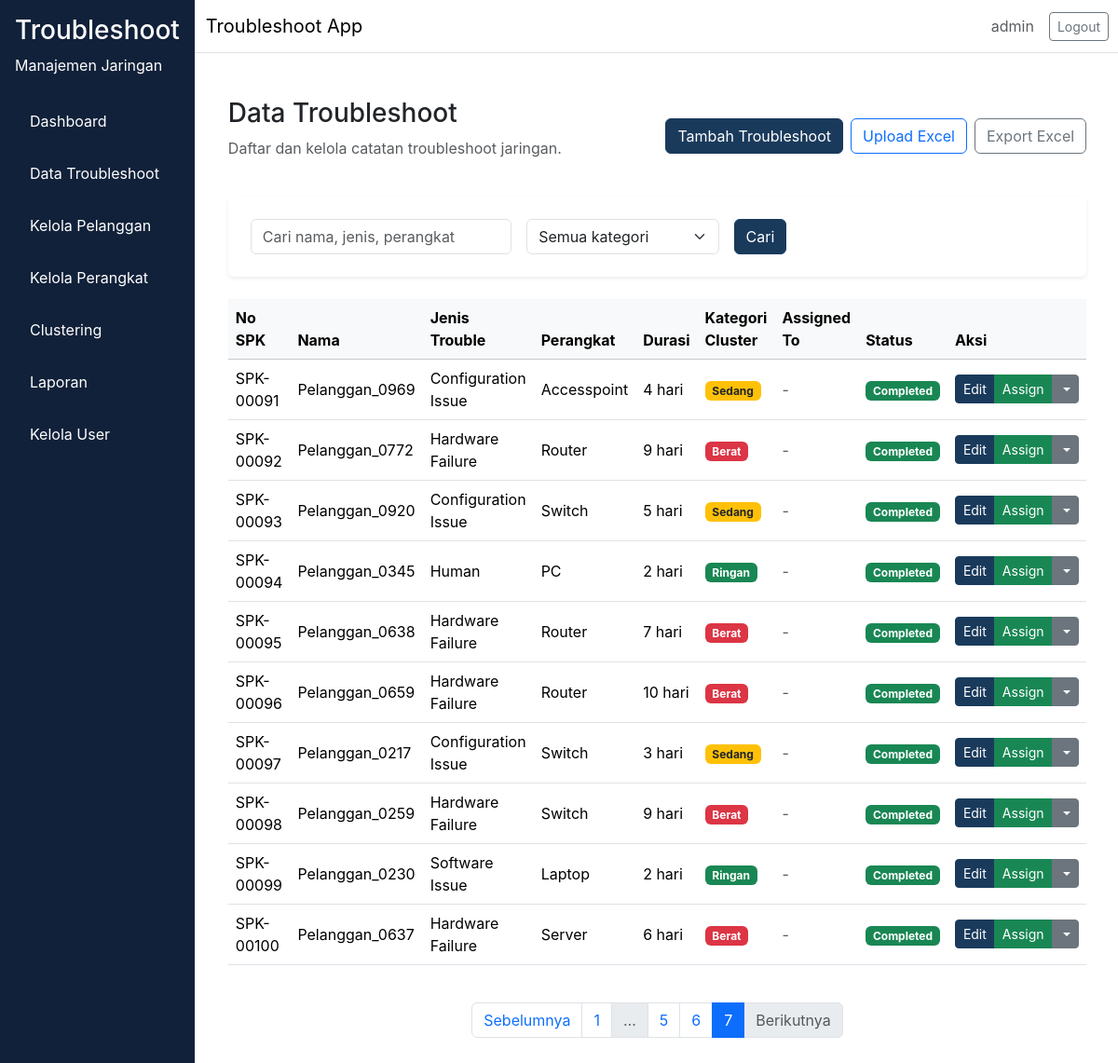
The app's page /troubleshoot/?page=7&search=&kategori= (signed in), older data.
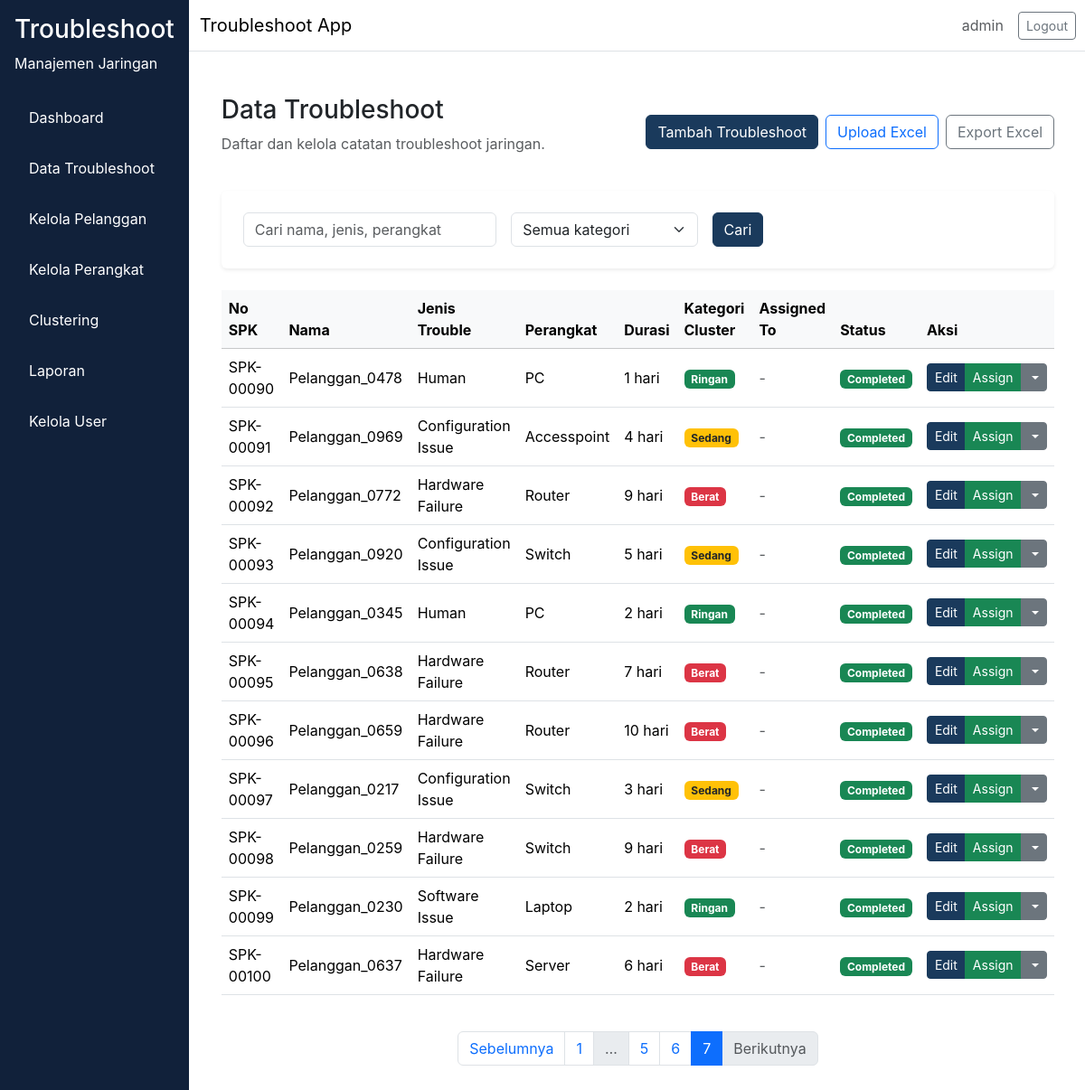
The same page, newer data.
### app/models/troubleshoot.py (models this page shows, shortened)
class Troubleshoot(db.Model):
    __tablename__ = "troubleshoot"
    id = db.Column(db.Integer, primary_key=True)
    no_spk = db.Column(db.String(80), unique=True, nullable=False)
    nama_pelanggan = db.Column(db.String(150), nullable=False)
    informasi_trouble = db.Column(db.Text, nullable=False)
    jenis_trouble = db.Column(db.Enum(JenisTroubleEnum), nullable=False)
    perangkat = db.Column(db.Enum(PerangkatEnum), nullable=False)
    service = db.Column(db.Enum(ServiceEnum), nullable=False)
    tanggal_komplain = db.Column(db.DateTime, nullable=False)
    selesai_pengerjaan = db.Column(db.DateTime, nullable=True)
    durasi_pengerjaan = db.Column(db.Integer, nullable=True)
    keterangan_action = db.Column(db.Text, nullable=True)
    cluster_id = db.Column(db.Integer, nullable=True)
    kategori_cluster = db.Column(db.Enum(KategoriClusterEnum), nullable=True)
    assigned_to = db.Column(db.Integer, db.ForeignKey("user.id"), nullable=True)
    status = db.Column(db.Enum(StatusTroubleEnum), nullable=False, default=StatusTroubleEnum.Pending)
    pelanggan_id = db.Column(db.Integer, db.ForeignKey("pelanggan.id"), nullable=True)
    perangkat_id = db.Column(db.Integer, db.ForeignKey("perangkat.id"), nullable=True)
    created_by = db.Column(db.Integer, db.ForeignKey("user.id"), nullable=False)
    created_at = db.Column(db.DateTime, server_default=db.func.now(), nullable=False)
    updated_at = db.Column(db.DateTime, server_default=db.func.now(), onupdate=db.func.now(), nullable=False)
    user = db.relationship("User", backref=db.backref("troubleshoots", lazy="dynamic"), lazy="select", foreign_keys=[created_by])
    assigned_user = db.relationship("User", backref=db.backref("assigned_troubleshoots", lazy="dynamic"), lazy="select", foreign_keys=[assigned_to])

### app/routes/troubleshoot.py (the view, shortened to what this page needs)
@troubleshoot_bp.route("/")
@login_required
def index():
    page = request.args.get("page", 1, type=int)
    search = request.args.get("search", "", type=str).strip()
    kategori_filter = request.args.get("kategori", "", type=str)
    query = Troubleshoot.query
    if current_user.role.value == "teknisi":
        query = query.filter_by(assigned_to=current_user.id)
    if kategori_filter:
        query = query.filter_by(kategori_cluster=kategori_filter)
    pagination = query.order_by(Troubleshoot.created_at.desc()).paginate(page=page, per_page=15)
    return render_template(
        "troubleshoot/index.html",
        pagination=pagination,
        search=search,
        kategori_filter=kategori_filter,
    )

### app/__init__.py (called while the page is built)
def load_user(user_id):
    return User.query.get(int(user_id))

### app/templates/troubleshoot/index.html (shortened to what the changed rows need)
{% extends "base.html" %}
{% block content %}
<div class="container-fluid">
  <div class="d-flex flex-column flex-md-row align-items-md-center justify-content-between mb-4 gap-3">
    <div>
      <h1 class="h3">Data Troubleshoot</h1>
    </div>
  </div>
  <div class="table-responsive">
    <table class="table table-hover align-middle">
      <thead class="table-light">
        <tr>
          <th>No SPK</th>
          <th>Nama</th>
          <th>Jenis Trouble</th>
          <th>Perangkat</th>
          <th>Durasi</th>
          <th>Kategori Cluster</th>
          <th>Assigned To</th>
          <th>Status</th>
          <th>Aksi</th>
        </tr>
      </thead>
      <tbody>
        {% for item in pagination.items %}
        <tr>
          <td>{{ item.no_spk }}</td>
          <td>{{ item.nama_pelanggan }}</td>
          <td>{{ item.jenis_trouble.value }}</td>
          <td>{{ item.perangkat.value }}</td>
          <td>{{ item.durasi_pengerjaan or '-' }} hari</td>
          <td>
            {% if item.kategori_cluster %}
              {% if item.kategori_cluster.value == 'Ringan' %}
                <span class="badge bg-success">Ringan</span>
              {% elif item.kategori_cluster.value == 'Sedang' %}
                <span class="badge bg-warning text-dark">Sedang</span>
              {% else %}
                <span class="badge bg-danger">Berat</span>
              {% endif %}
            {% else %}
              <span class="text-muted">-</span>
            {% endif %}
          </td>
          <td>
            {% if item.assigned_user %}
              <span class="badge bg-primary">{{ item.assigned_user.username }}</span>
            {% else %}
              <span class="text-muted">-</span>
            {% endif %}
          </td>
          <td>
            <span class="badge bg-{% if item.status.value == 'Pending' %}warning{% elif item.status.value == 'In Progress' %}info{% else %}success{% endif %}">
              {{ item.status.value }}
            </span>
          </td>
          <td>
            <div class="btn-group" role="group">
              <a href="{{ url_for('troubleshoot.edit', id=item.id) }}" class="btn btn-sm btn-primary" data-bs-toggle="tooltip" data-bs-placement="top" title="Edit">
                 Edit
              </a>
              {% if current_user.role.value == 'admin' %}
                <a href="{{ url_for('troubleshoot.assign', id=item.id) }}" class="btn btn-sm btn-success" data-bs-toggle="tooltip" data-bs-placement="top" title="Assign ke Teknisi">
                   Assign
                </a>
              {% endif %}
              <div class="btn-group" role="group">
                <button type="button" class="btn btn-sm btn-secondary dropdown-toggle" data-bs-toggle="dropdown" aria-expanded="false">
                </button>
              </div>
            </div>
          </td>
        </tr>
        {% else %}
        <tr>
          <td colspan="9" class="text-center text-muted">Tidak ada data.</td>
        </tr>
        {% endfor %}
      </tbody>
    </table>
  </div>
  <nav aria-label="Pagination">
    <ul class="pagination justify-content-center mt-4">
      {% for page_num in pagination.iter_pages(left_edge=1, right_edge=1, left_current=2, right_current=2) %}
        {% if page_num %}
          <li class="page-item {% if page_num == pagination.page %}active{% endif %}">
            <a class="page-link" href="?page={{ page_num }}&search={{ search }}&kategori={{ kategori_filter }}">{{ page_num }}</a>
          </li>
        {% else %}
          <li class="page-item disabled"><span class="page-link">…</span></li>
        {% endif %}
      {% endfor %}
    </ul>
  </nav>
</div>
{% endblock %}

Row changes from the older to the newer data that the page shows:
now on this page (row edited): Troubleshoot: no_spk "SPK-00090", nama_pelanggan "Pelanggan_0478", jenis_trouble.value "Human", perangkat.value "PC", durasi_pengerjaan "1", kategori_cluster "Ringan", status.value "Completed"
